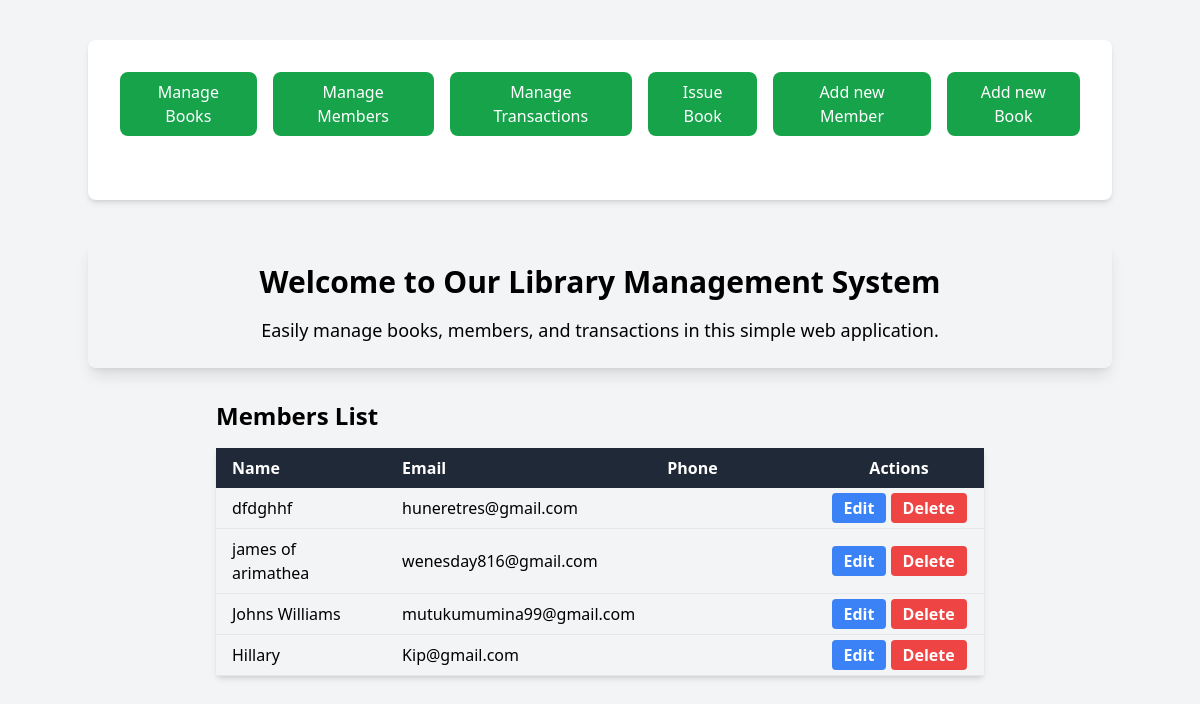
The page /library/members/ on the database its author committed.
### library/models.py (models this page shows)
class Member(models.Model):
    name = models.CharField(max_length=255)
    email = models.EmailField(unique=True)
    outstanding_debt = models.DecimalField(max_digits=6, decimal_places=2, default=0.0)
    def __str__(self):
        return self.name

### library/views.py (the view)
# urls.py: path('members/', views.member_list, name='member_list'),
def member_list(request):
    members = Member.objects.all()
    print("members", members)
    return render(request, 'library/member_list.html', {'members': members})

### library/templates/library/member_list.html
{% extends 'library/base.html' %}
{% block content %}
<h1 class="text-2xl font-bold mb-4">Members List</h1>
<table class="min-w-full bg-white shadow-md rounded mb-4">
    <thead class="bg-gray-800 text-white">
        <tr>
            <th class="w-1/4 py-2 px-4 text-left">Name</th>
            <th class="w-1/4 py-2 px-4 text-left">Email</th>
            <th class="w-1/4 py-2 px-4 text-left">Phone</th>
            <th class="w-1/4 py-2 px-4">Actions</th>
        </tr>
    </thead>
    <tbody>
        {% for member in members %}
            <tr class="bg-gray-100 border-b">
                <td class="py-2 px-4">{{ member.name }}</td>
                <td class="py-2 px-4">{{ member.email }}</td>
                <td class="py-2 px-4">{{ member.phone }}</td>
                <td class="py-2 px-4 text-center">
                    <a href="{% url 'member_update' member.pk %}" class="bg-blue-500 hover:bg-blue-700 text-white font-bold py-1 px-3 rounded">Edit</a>
                    <a href="{% url 'member_delete' member.pk %}" class="bg-red-500 hover:bg-red-700 text-white font-bold py-1 px-3 rounded">Delete</a>
                </td>
            </tr>
        {% endfor %}
    </tbody>
</table>
{% endblock %}

### rows shown on the page
Member: name "dfdghhf", email "huneretres@gmail.com"
Member: name "james of arimathea", email "wenesday816@gmail.com"
Member: name "Johns Williams", email "mutukumumina99@gmail.com"
Member: name "Hillary", email "Kip@gmail.com"
